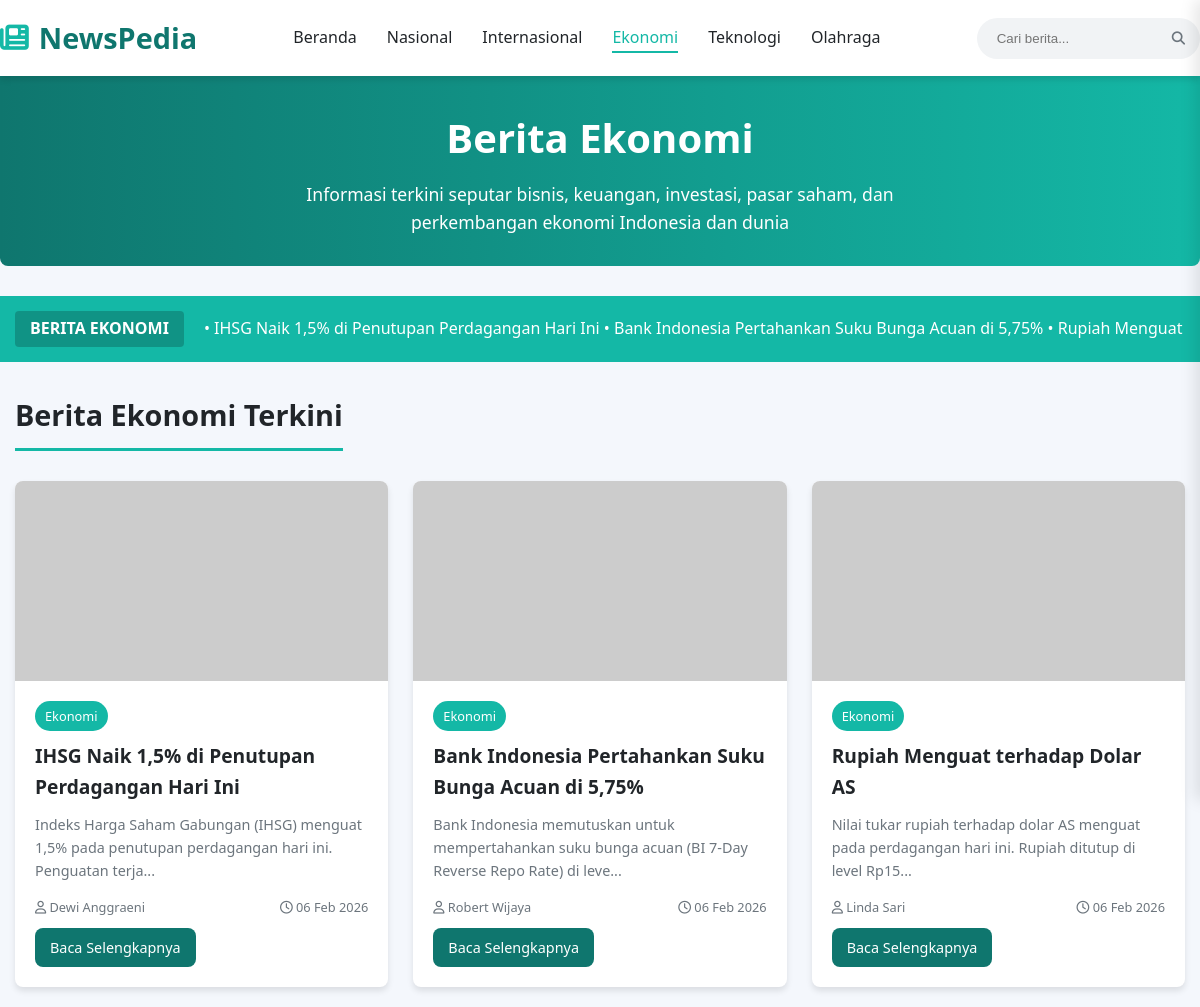
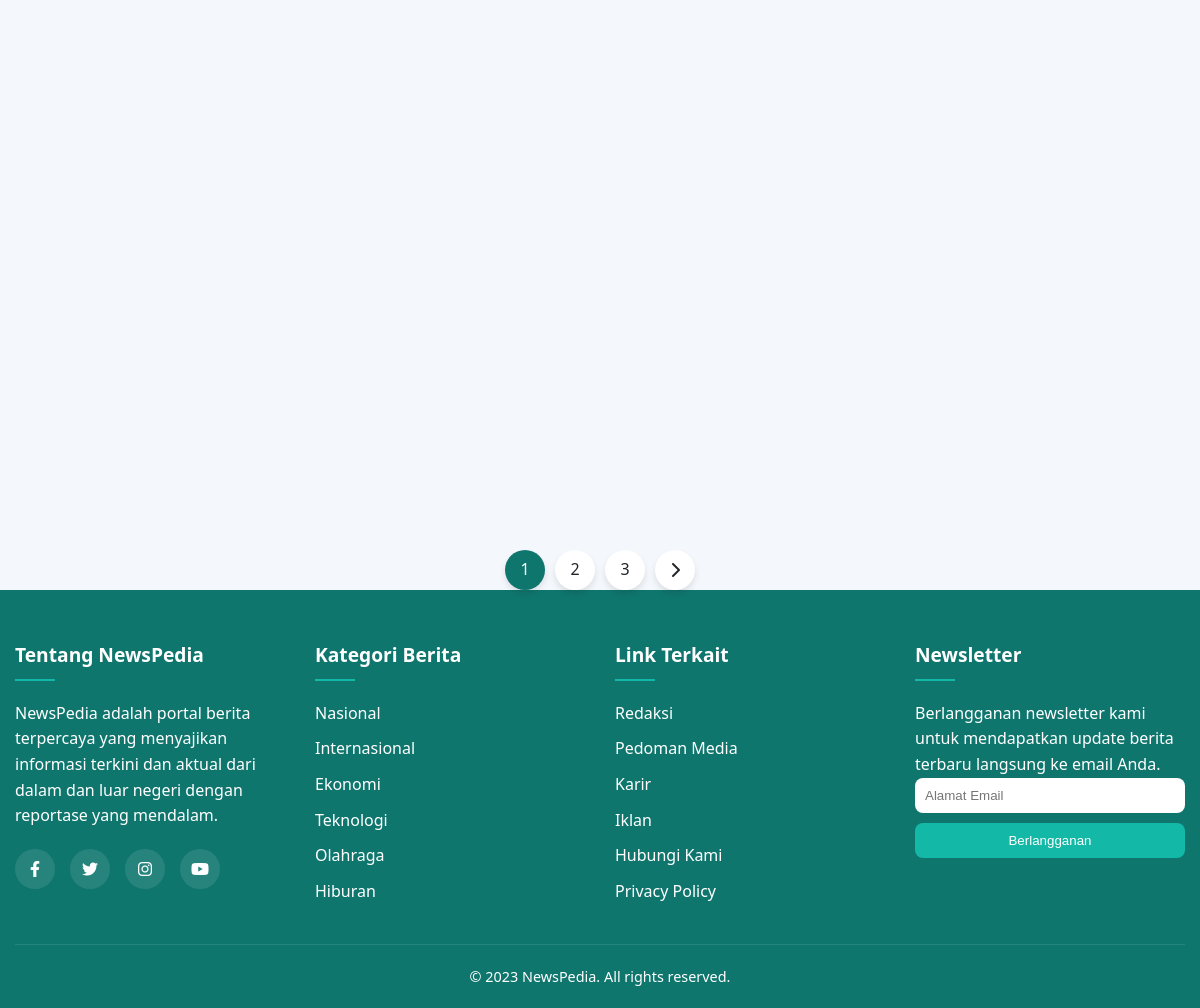
/ekonomi.php, run on the app's committed database (2 pictures, top to bottom).
### tables this page shows
CREATE TABLE berita (
    id INT(11) PRIMARY KEY AUTO_INCREMENT,
    judul VARCHAR(255) NOT NULL,
    isi TEXT NOT NULL,
    kategori ENUM('nasional', 'internasional', 'ekonomi', 'teknologi', 'olahraga') NOT NULL,
    gambar VARCHAR(255) NOT NULL,
    penulis VARCHAR(100) NOT NULL,
    tanggal_publish DATETIME DEFAULT CURRENT_TIMESTAMP
);

### config.php (called while the page is built, shortened)
<?php
if (!function_exists('getBerita')) {
    function getBerita($koneksi, $limit = null, $kategori = null, $search = null) {
        $query = "SELECT * FROM berita WHERE 1=1";
        if ($kategori) {
            $kategori_clean = mysqli_real_escape_string($koneksi, $kategori);
            $query .= " AND kategori = '$kategori_clean'";
        }
        $query .= " ORDER BY tanggal_publish DESC";
        $result = mysqli_query($koneksi, $query);
        $berita = [];
        while ($row = mysqli_fetch_assoc($result)) {
            $berita[] = $row;
        }
        return $berita;
    }
}
?>

### ekonomi.php (the view, shortened to what this page needs)
<?php
include 'config.php';
$berita_ekonomi = getBerita($koneksi, null, 'ekonomi');
?>
<!DOCTYPE html>
<html lang="id">
<head>
    <link rel="stylesheet" href="https://cdnjs.cloudflare.com/ajax/libs/font-awesome/6.4.0/css/all.min.css">
</head>
<body>
    <header>
        <div class="container header-container">
            <div class="logo">
                <i class="fas fa-newspaper"></i>
                <span>NewsPedia</span>
            </div>
            <nav>
                <ul class="nav-menu">
                    <li><a href="index.php">Beranda</a></li>
                    <li><a href="nasional.php">Nasional</a></li>
                    <li><a href="internasional.php">Internasional</a></li>
                    <li><a href="ekonomi.php" class="active">Ekonomi</a></li>
                    <li><a href="teknologi.php">Teknologi</a></li>
                    <li><a href="olahraga.php">Olahraga</a></li>
                </ul>
            </nav>
            <form class="search-form" method="GET" action="ekonomi.php">
                <input type="text" name="keyword" placeholder="Cari berita..." value="<?php echo isset($_GET['keyword']) ? htmlspecialchars($_GET['keyword']) : ''; ?>">
                <button type="submit" name="cari"><i class="fas fa-search"></i></button>
            </form>
        </div>
    </header>
    <section class="category-hero">
        <div class="container">
            <h1>Berita Ekonomi</h1>
            <p>Informasi terkini seputar bisnis, keuangan, investasi, pasar saham, dan perkembangan ekonomi Indonesia dan dunia</p>
        </div>
    </section>
    <div class="breaking-news">
        <div class="container">
            <div class="ticker-container">
                <div class="ticker-label">BERITA EKONOMI</div>
                <div class="ticker-content">
                    • IHSG Naik 1,5% di Penutupan Perdagangan Hari Ini • Bank Indonesia Pertahankan Suku Bunga Acuan di 5,75% • Rupiah Menguat terhadap Dolar AS • Ekspor Indonesia Tumbuh 15% pada Kuartal III •
                </div>
            </div>
        </div>
    </div>
    <main class="container">
        <h2 class="section-title">Berita Ekonomi Terkini</h2>
        <?php if (empty($berita_ekonomi)): ?>
            <div style="text-align: center; padding: 40px 0; color: var(--gray-color);">
                <i class="fas fa-newspaper" style="font-size: 3rem; margin-bottom: 20px; display: block; opacity: 0.5;"></i>
                <p>Tidak ada berita ekonomi saat ini.</p>
            </div>
        <?php else: ?>
            <div class="news-grid">
                <?php foreach ($berita_ekonomi as $berita): ?>
                <div class="news-card">
                    <?php
                    $img_src = "https://placehold.co/600x400/14b8a6/ffffff?text=" . urlencode($berita['judul']);
                    ?>
                    <img src="<?php echo $img_src; ?>"
                         alt="<?php echo htmlspecialchars($berita['judul']); ?>"
                         class="news-image"
                         onerror="this.onerror=null; this.src='https://placehold.co/600x400/14b8a6/ffffff?text=Gambar+Tidak+Tersedia';">
                    <div class="news-content">
                        <span class="news-category"><?php echo isset($berita['kategori']) ? ucfirst($berita['kategori']) : 'Ekonomi'; ?></span>
                        <h3 class="news-title">
                            <a href="detail_berita.php?id=<?php echo $berita['id']; ?>">
                                <?php echo htmlspecialchars($berita['judul']); ?>
                            </a>
                        </h3>
                        <p class="news-excerpt">
                            <?php
                            $isi = isset($berita['isi']) ? strip_tags($berita['isi']) : '';
                            echo substr($isi, 0, 100) . '...';
                            ?>
                        </p>
                        <div class="news-meta">
                            <span><i class="far fa-user"></i> <?php echo htmlspecialchars($berita['penulis']); ?></span>
                            <span><i class="far fa-clock"></i> <?php echo isset($berita['tanggal_publish']) ? date('d M Y', strtotime($berita['tanggal_publish'])) : ''; ?></span>
                        </div>
                        <a href="detail_berita.php?id=<?php echo $berita['id']; ?>" class="btn"
                           style="margin-top: 10px; padding: 8px 15px; font-size: 0.9rem; display: inline-block;">
                            Baca Selengkapnya
                        </a>
                    </div>
                </div>
                <?php endforeach; ?>
            </div>
        <?php endif; ?>
        <div class="pagination">
            <a href="#" class="active">1</a>
            <a href="#">2</a>
            <a href="#">3</a>
            <a href="#"><i class="fas fa-chevron-right"></i></a>
        </div>
    </main>
    <footer>
        <div class="container">
            <div class="footer-content">
                <div class="footer-column">
                    <h3>Tentang NewsPedia</h3>
                    <p>NewsPedia adalah portal berita terpercaya yang menyajikan informasi terkini dan aktual dari dalam dan luar negeri dengan reportase yang mendalam.</p>
                    <div class="social-links">
                        <a href="#"><i class="fab fa-facebook-f"></i></a>
                        <a href="#"><i class="fab fa-twitter"></i></a>
                        <a href="#"><i class="fab fa-instagram"></i></a>
                        <a href="#"><i class="fab fa-youtube"></i></a>
                    </div>
                </div>
                <div class="footer-column">
                    <h3>Kategori Berita</h3>
                    <ul>
                        <li><a href="nasional.php">Nasional</a></li>
                        <li><a href="internasional.php">Internasional</a></li>
                        <li><a href="ekonomi.php">Ekonomi</a></li>
                        <li><a href="teknologi.php">Teknologi</a></li>
                        <li><a href="olahraga.php">Olahraga</a></li>
                        <li><a href="#">Hiburan</a></li>
                    </ul>
                </div>
                <div class="footer-column">
                    <h3>Link Terkait</h3>
                    <ul>
                        <li><a href="#">Redaksi</a></li>
                        <li><a href="#">Pedoman Media</a></li>
                        <li><a href="#">Karir</a></li>
                        <li><a href="#">Iklan</a></li>
                        <li><a href="#">Hubungi Kami</a></li>
                        <li><a href="#">Privacy Policy</a></li>
                    </ul>
                </div>
                <div class="footer-column">
                    <h3>Newsletter</h3>
                    <p>Berlangganan newsletter kami untuk mendapatkan update berita terbaru langsung ke email Anda.</p>
                    <form>
                        <input type="email" placeholder="Alamat Email" style="padding: 10px; width: 100%; margin-bottom: 10px; border-radius: var(--radius); border: none;">
                        <button type="submit" class="btn" style="width: 100%; background-color: var(--accent-color);">Berlangganan</button>
                    </form>
                </div>
            </div>
            <div class="copyright">
                <p>&copy; 2023 NewsPedia. All rights reserved.</p>
            </div>
        </div>
    </footer>
</body>
</html>

### data on the page
berita: kategori "Ekonomi", judul "IHSG Naik 1,5% di Penutupan Perdagangan Hari Ini", isi "Indeks Harga Saham Gabungan (IHSG) menguat 1,5% pada penutupan perdagangan hari ini. Penguatan terja", penulis "Dewi Anggraeni", tanggal_publish "06 Feb 2026"
berita: kategori "Ekonomi", judul "Bank Indonesia Pertahankan Suku Bunga Acuan di 5,75%", isi "Bank Indonesia memutuskan untuk mempertahankan suku bunga acuan (BI 7-Day Reverse Repo Rate) di leve", penulis "Robert Wijaya", tanggal_publish "06 Feb 2026"
berita: kategori "Ekonomi", judul "Rupiah Menguat terhadap Dolar AS", isi "Nilai tukar rupiah terhadap dolar AS menguat pada perdagangan hari ini. Rupiah ditutup di level Rp15", penulis "Linda Sari", tanggal_publish "06 Feb 2026"
